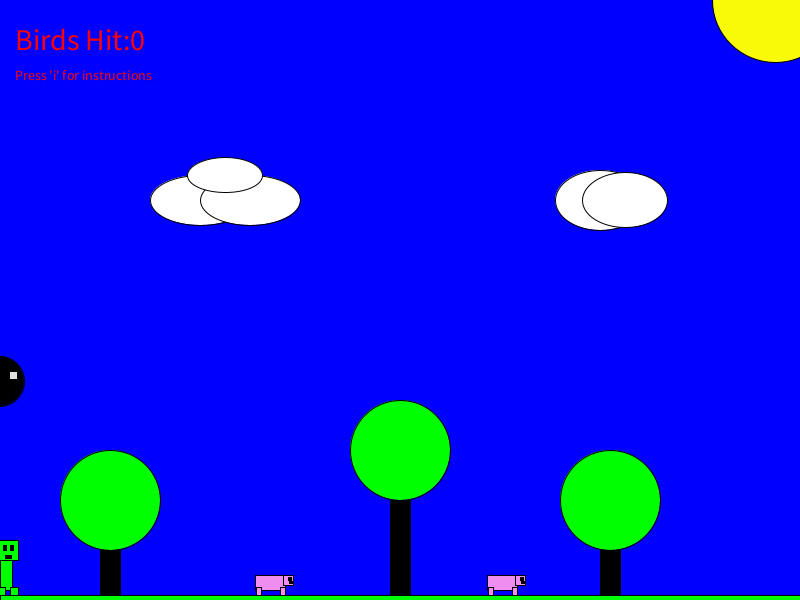
Frame 1 (no input)
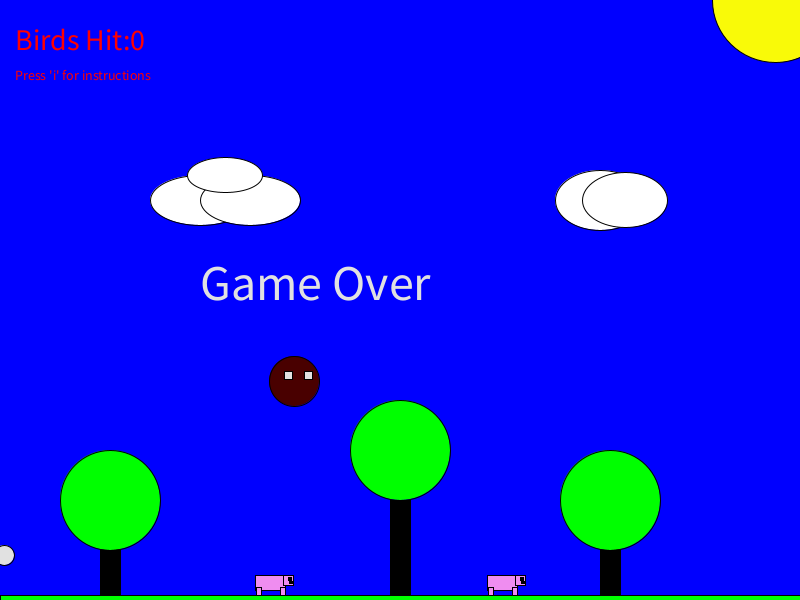
Frame 60 (the mouse pressed at the canvas centre just before this capture)
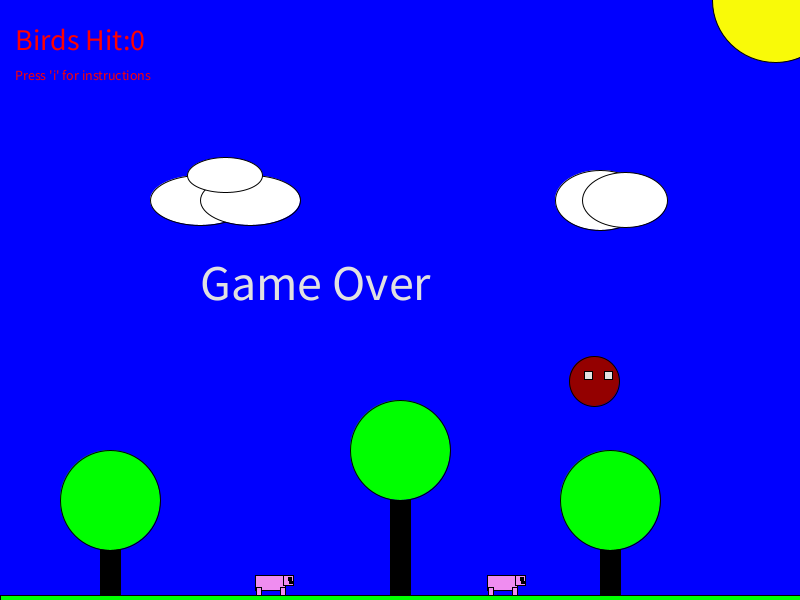
Frame 120 (the mouse held since frame 60 and released just before this capture)

The Processing sketch that drew these frames (run headless with seeded random() and noise(); from frame 60 on, the mouse is pressed at the canvas centre):

// Processing sketch: processing_103878
// ── processing_103878.pde

float treeXPosition = 600.0;
int launchPosition = -1;
int altitude = 0;
int explosionPosition = -1;
int pig1Position = (int) random (100, 700);
int pig2Position = (int) random (100, 700);
int birdAltitude = (int)random(25, 400);
int poop = birdAltitude;
int birdPosition = -1;
int birdPositionMax = 800;
int score = 0;
int cPosition = 0;
int poopPosition = -1;
int gameOver = 0;
int sPosition = 900;
int sRandom = (int) random (1, 10);
int wrPos = 900;
int wlPos = -100;
int explosionLength = 10; // number frame the explosion will last
int explosionLeft;
int wlyPos = 550;
int wryPos = 550;

void keyPressed() {
  if (key == ' ') {
    explosionLeft = explosionLength;
    explosionPosition = cPosition;
    if ((explosionPosition >= (pig1Position - 50)) && (explosionPosition <= (pig1Position + 50))) {
      pig1Position = 900;
    }
    if ((explosionPosition >= (pig2Position - 50)) && (explosionPosition <= (pig2Position + 50))) {
      pig2Position = 900;
    }
    if (explosionPosition + 100 >= sPosition) {
      sPosition = (100000);
    }
    if (explosionPosition + 50 >= wrPos - 50) {
      wrPos = 100000;
    } 
    if (explosionPosition - 50 <= wlPos + 50) {
      wlPos = -100000;
    }
  }
    else if ((key == 'f') && (launchPosition < 0)) {
      launchPosition = cPosition;
      altitude = 555;
      rect (mouseX, 565, 15, 15);
    } 
    else {
      explosionPosition = -1;
    }
  }

  void drawTree(float xPosition)
  {
    fill (0, 0, 0);
    rect (xPosition, 475, 20, 125);
    fill (0, 255, 0);
    ellipse (xPosition + 10, 500, 100, 100);
  }

  void setup()
  {
    noCursor ();
    size (800, 600);
    background(0, 0, 300);
    drawTree(100);
    fill (0, 255, 0);
    ellipse (400, 450, 100, 100);
    fill (0, 0, 0);
    rect (390, 500, 20, 200);
    fill (255, 255, 255);
    ellipse (200, 200, 100, 50);
    ellipse (250, 200, 100, 50);
    ellipse (225, 175, 75, 35);
    fill (0, 255, 0);
    fill (0, 0, 0);
    rect (treeXPosition, 475, 20, 125);
    fill (0, 255, 0);
    ellipse (treeXPosition + 10, 500, 100, 100);
    rect (0, 595, 800, 15);
    drawPiggy (pig1Position);
    drawPiggy (pig2Position);
    fill (249, 250, 8);
    ellipse (775, 0, 125, 125);
    drawCloud (600, 200, 90, 60);
    frameRate (60);
  }

  void draw () {
    if (explosionPosition != -1) {
      //return;
    }
    creeper(cPosition);
    if (key == 'd' && keyPressed) {
      if (cPosition < pig1Position && cPosition < pig2Position)
      {
        cPosition = cPosition + 5;
      }
    }
    if (key == 'a' && keyPressed)
    {
      cPosition = cPosition - 5;
    }
    if ((poopPosition < 0) && (cPosition <= birdPosition)) {
      poopPosition = birdPosition;
      poop = birdAltitude;
    }
    if ((int)score == sRandom)
    {
      sPosition = sPosition - 10;
      drawSteve(sPosition);
    }
    if (sPosition <= cPosition) {

      cPosition = 10000;
      textSize (40);
      gameOver = gameOver + 1;
    }

    if (explosionLeft > 0) {
      drawExplosion();
      explosionLeft--;
    }

    if (launchPosition >= 0) {
      float r = random (225);
      float g = random (225);
      float b = random (225);
      fill (r, g, b);
      ellipse (launchPosition, altitude, 20, 20);
      altitude = altitude - 5;
      if (altitude < 0) {
        launchPosition = -1;
      }
    }
    if (birdPosition >= birdPositionMax) {
      birdPosition = 0;
      birdAltitude= (int)random(20, 80);
      birdAltitude= birdAltitude*5;
      if (poop > 600) {
        poopPosition = -1;
      }
    }

    fill (birdPosition/4, 0, 0);
    ellipse (birdPosition, birdAltitude, 50, 50);
    fill (225, 225, 225);
    rect (birdPosition + 10, birdAltitude - 10, 8, 8);
    rect (birdPosition - 10, birdAltitude - 10, 8, 8);
    birdPosition = birdPosition + 5;
    if (launchPosition >= ((birdPosition - 50)) && ((launchPosition <= (birdPosition + 50)) && ((altitude == (birdAltitude)))))
    {
      fill (255, 0, 0);
      ellipse (birdPosition, birdAltitude, 100, 100);
      birdAltitude = birdAltitude -50;
      birdPosition = 0;
      altitude = -40;
      score = score + 1;
    }


    if (score == 10) {
      fill (0);
      textSize (50);
      text("SSSSSssss... good jawb!!!", 100, 300);
      text("To continue hit another bird", 100, 350);
    }
    if (poopPosition >= 0) {

      ellipse (poopPosition, poop, 20, 20);
      poop = poop + 3;
    }
    if (((poopPosition <= (cPosition + 10)) && (poopPosition >= (cPosition - 1)) && (poop >= 540)) && (poop <= 590)) {
      gameOver = gameOver + 1;
      cPosition = 700000;
    }
    if (gameOver >= 1) {
      textSize (50);
      text ("Game Over", 200, 300);
    }
    if ((key == 'i')&& keyPressed )
    {
      textSize (30);
      text ("A to move Left", 500, 35);
      text ("D to move Right", 500, 70);
      text ("F to fire missles", 500, 105);
      text ("Space to blow up", 500, 140);
    }
    if ((int) sRandom == score) {
      wlPos = wlPos + 1;
      wrPos = wrPos - 1;
      drawLeftWolf (wlPos, wlyPos);
      drawWolf (wrPos, wryPos);
      if (wlPos > cPosition)
      {
        gameOver = gameOver + 1;
        cPosition = -10000;
        wlPos = wlPos;
        if (wlyPos > 500) {
          wlyPos = wlyPos - 3;
          wlPos = wlPos;
        }
        else {
          wlyPos = 550;
        }
      }
      if (wrPos < cPosition) 
      {
        gameOver = gameOver + 1;
        cPosition = 10000;
        wrPos = wrPos;

        if (wryPos > 500) {
          wryPos = wryPos - 3;
        }
        else 
        {
          wryPos = 550;
        }
      }
    if (wrPos > 90000) {
      wlPos = wlPos + 10;
    }
    if (wlPos < -90000) {
      wrPos = wrPos - 10;
  }
    }
    fill (255, 0, 0);
    textSize (14);
    text ("Press 'i' for instructions", 15, 80);
    textSize (30);
    text ("Birds Hit:" + score, 15, 50);
  }

  void creeper (float cPosition) {
    setup ();
    fill(0, 255, 0);
    rect (cPosition, 550, 12, 40);
    rect (cPosition - 3, 587, 8, 8);
    rect (cPosition + 10, 587, 8, 8);
    rect (cPosition - 2, 540, 20, 20);
    fill (0, 0, 0);
    rect (cPosition + 3, 545, 3, 5);
    rect (cPosition + 10, 545, 3, 5);
    rect (cPosition + 5, 555, 6, 3);
  }
  void drawCloud(float xPosition, float yPosition, float cloudwidth, float cloudheight)
  {
    fill (255, 255, 255);
    ellipse (xPosition, yPosition, cloudwidth, cloudheight);
    ellipse (xPosition + 25, yPosition, cloudwidth - 5, cloudheight - 5);
  }
  void drawPiggy (float xPos)
  {
    if (xPos >= 0) {
      fill (239, 141, 240);
      rect (xPos, 575, 30, 15);
      rect (xPos + 1, 587, 5, 8);
      rect (xPos + 25, 587, 5, 8);
      rect (xPos + 28, 575, 10, 10);
      fill (0, 0, 0);
      rect (xPos + 33, 577, 3, 3);
      rect (xPos + 34, 581, 4, 2);
    }
  }
  void drawSteve (float sPosition)
  {
    fill (50, 249, 227);
    rect (sPosition, 530, 14, 40);
    fill (0, 0, 150);
    rect (sPosition, 570, 14, 20);
    fill (144, 78, 12);
    rect (sPosition - 25, 535, 5, 23);
    fill (0);
    rect (sPosition - 5, 590, 19, 7);
    rect (sPosition - 5, 516, 24, 4);
    fill (240, 171, 68);
    rect (sPosition - 25, 544, 5, 10);
    rect (sPosition - 5, 520, 24, 24);
    fill (0, 0, 250);
    rect (sPosition - 2, 526, 4, 4);
    fill (0);


    fill (255);
    rect (sPosition-5, 535, 10, 5);

    fill (50, 249, 227);
    rect (sPosition - 20, 544, 30, 10);
    fill (188, 183, 179);
    rect (sPosition - 25, 510, 5, 30);
    triangle(sPosition - 20, 510, sPosition - 25, 510, sPosition - 23, 505);
  }

  void drawExplosion()
  {
    fill (252, 98, 8);
    ellipse (explosionPosition, 570, 100, 100);
  }


  void drawWolf(float wrPos, float wryPos)
  {
    fill(152, 147, 153);
    rect(wrPos, wryPos + 20, 50, 20);
    rect(wrPos, wryPos + 18, 10, 23);
    rect(wrPos + 12, wryPos + 39, 6, 9);
    rect(wrPos + 38, wryPos + 39, 6, 9);
    rect(wrPos +50, wryPos + 20, 20, 6);
    rect (wrPos - 13, wryPos + 20, 13, 15);
    rect (wrPos-20, wryPos + 30, 20, 10);
    fill (0);
    rect (wrPos - 20, wryPos + 35, 10, 2);
    rect (wrPos - 11, wryPos + 23, 6, 1);
    fill (255);
    rect (wrPos - 10, wryPos + 24, 4, 5);
    fill(0);
    triangle(wrPos - 6, wryPos + 20, wrPos + 2, wryPos +20, wrPos - 2, wryPos + 15);
  }
  void drawLeftWolf(float wlPos, float wlyPos)
  {
    fill(152, 147, 153);
    rect(wlPos - 50, wlyPos + 20, 50, 20);
    rect(wlPos, wlyPos + 18, 10, 23);
    rect(wlPos - 12, wlyPos + 39, 6, 9);
    rect(wlPos - 38, wlyPos + 39, 6, 9);
    rect(wlPos- 70, wlyPos + 20, 20, 6);
    rect(wlPos + 10, wlyPos + 20, 13, 15);
    rect(wlPos + 10, wlyPos + 30, 20, 10);
    fill (0);
    rect(wlPos + 20, wlyPos + 35, 10, 2);
    rect(wlPos + 15, wlyPos + 23, 6, 1);
    fill(225);
    rect (wlPos + 16, wlyPos + 24, 4, 5);
    fill (0);
    triangle(wlPos + 8, wlyPos + 20, wlPos + 16, wlyPos + 20, wlPos + 10, wlyPos + 15);
  }
